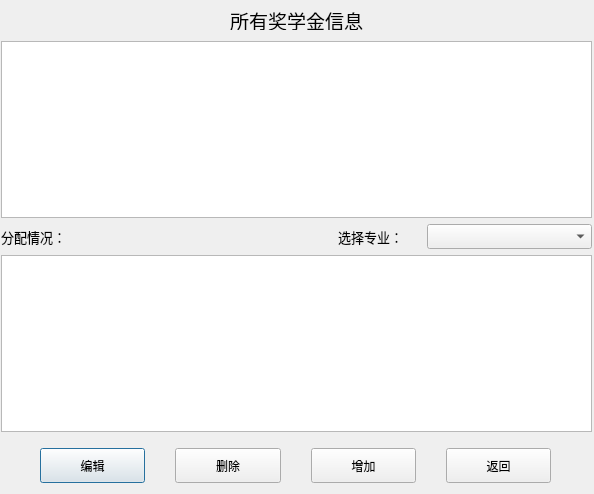
<?xml version="1.0" encoding="UTF-8"?>
<ui version="4.0">
 <class>ALLDoFellowship</class>
 <widget class="QDialog" name="ALLDoFellowship">
  <property name="geometry">
   <rect>
    <x>0</x>
    <y>0</y>
    <width>594</width>
    <height>494</height>
   </rect>
  </property>
  <property name="windowTitle">
   <string>Dialog</string>
  </property>
  <widget class="QLabel" name="label">
   <property name="geometry">
    <rect>
     <x>230</x>
     <y>10</y>
     <width>141</width>
     <height>20</height>
    </rect>
   </property>
   <property name="font">
    <font>
     <family>微软雅黑</family>
     <pointsize>14</pointsize>
     <weight>50</weight>
     <bold>false</bold>
    </font>
   </property>
   <property name="text">
    <string>所有奖学金信息</string>
   </property>
  </widget>
  <widget class="QLabel" name="label_2">
   <property name="geometry">
    <rect>
     <x>220</x>
     <y>140</y>
     <width>171</width>
     <height>41</height>
    </rect>
   </property>
   <property name="font">
    <font>
     <family>微软雅黑</family>
     <pointsize>14</pointsize>
     <weight>75</weight>
     <bold>true</bold>
    </font>
   </property>
   <property name="text">
    <string>当前没有任何记录</string>
   </property>
  </widget>
  <widget class="QWidget" name="layoutWidget">
   <property name="geometry">
    <rect>
     <x>40</x>
     <y>440</y>
     <width>511</width>
     <height>51</height>
    </rect>
   </property>
   <layout class="QHBoxLayout" name="horizontalLayout">
    <property name="spacing">
     <number>30</number>
    </property>
    <item>
     <widget class="QPushButton" name="pushButton">
      <property name="minimumSize">
       <size>
        <width>0</width>
        <height>35</height>
       </size>
      </property>
      <property name="text">
       <string>编辑</string>
      </property>
     </widget>
    </item>
    <item>
     <widget class="QPushButton" name="pushButton_2">
      <property name="minimumSize">
       <size>
        <width>0</width>
        <height>35</height>
       </size>
      </property>
      <property name="text">
       <string>删除</string>
      </property>
     </widget>
    </item>
    <item>
     <widget class="QPushButton" name="pushButton_3">
      <property name="minimumSize">
       <size>
        <width>0</width>
        <height>35</height>
       </size>
      </property>
      <property name="text">
       <string>增加</string>
      </property>
     </widget>
    </item>
    <item>
     <widget class="QPushButton" name="pushButton_4">
      <property name="minimumSize">
       <size>
        <width>0</width>
        <height>35</height>
       </size>
      </property>
      <property name="text">
       <string>返回</string>
      </property>
     </widget>
    </item>
   </layout>
  </widget>
  <widget class="QWidget" name="">
   <property name="geometry">
    <rect>
     <x>1</x>
     <y>41</y>
     <width>591</width>
     <height>391</height>
    </rect>
   </property>
   <layout class="QVBoxLayout" name="verticalLayout">
    <item>
     <widget class="QTableView" name="tableView"/>
    </item>
    <item>
     <layout class="QHBoxLayout" name="horizontalLayout_2" stretch="8,2,4">
      <item>
       <widget class="QLabel" name="label_3">
        <property name="font">
         <font>
          <family>微软雅黑</family>
          <pointsize>10</pointsize>
         </font>
        </property>
        <property name="text">
         <string>分配情况：</string>
        </property>
       </widget>
      </item>
      <item>
       <widget class="QLabel" name="label_4">
        <property name="font">
         <font>
          <family>微软雅黑</family>
          <pointsize>10</pointsize>
         </font>
        </property>
        <property name="text">
         <string>选择专业：</string>
        </property>
       </widget>
      </item>
      <item>
       <widget class="QComboBox" name="comboBox">
        <property name="minimumSize">
         <size>
          <width>0</width>
          <height>25</height>
         </size>
        </property>
       </widget>
      </item>
     </layout>
    </item>
    <item>
     <widget class="QTableView" name="tableView_2"/>
    </item>
   </layout>
  </widget>
 </widget>
 <resources/>
 <connections/>
</ui>
